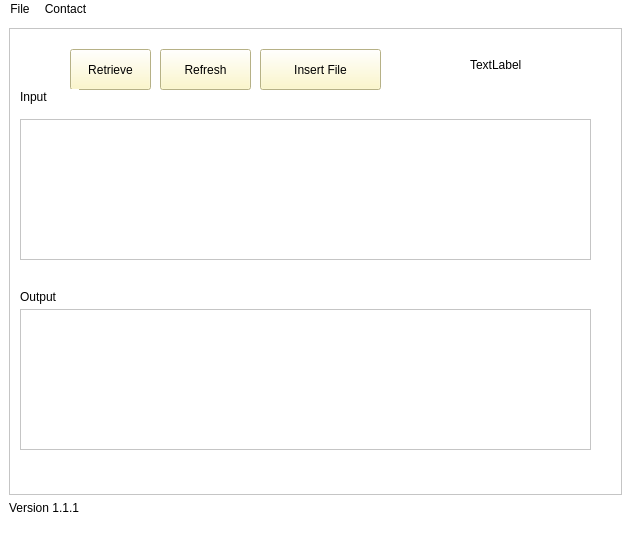
<?xml version="1.0" encoding="UTF-8"?>
<ui version="4.0">
 <class>MainWindow</class>
 <widget class="QMainWindow" name="MainWindow">
  <property name="geometry">
   <rect>
    <x>0</x>
    <y>0</y>
    <width>631</width>
    <height>546</height>
   </rect>
  </property>
  <property name="windowTitle">
   <string>MainWindow</string>
  </property>
  <property name="styleSheet">
   <string notr="true">background-color:rgb(255, 255, 255);
font: 15pt &quot;Times New Roman&quot;;

</string>
  </property>
  <widget class="QWidget" name="centralwidget">
   <layout class="QGridLayout" name="gridLayout">
    <item row="0" column="1">
     <widget class="QScrollArea" name="scrollArea">
      <property name="widgetResizable">
       <bool>true</bool>
      </property>
      <widget class="QWidget" name="scrollAreaWidgetContents">
       <property name="geometry">
        <rect>
         <x>0</x>
         <y>0</y>
         <width>605</width>
         <height>450</height>
        </rect>
       </property>
       <widget class="QPushButton" name="pushButton_retrieve">
        <property name="geometry">
         <rect>
          <x>60</x>
          <y>20</y>
          <width>81</width>
          <height>41</height>
         </rect>
        </property>
        <property name="styleSheet">
         <string notr="true">background-color:rgb(255, 248, 188);</string>
        </property>
        <property name="text">
         <string>Retrieve</string>
        </property>
       </widget>
       <widget class="QLabel" name="label">
        <property name="geometry">
         <rect>
          <x>10</x>
          <y>260</y>
          <width>59</width>
          <height>16</height>
         </rect>
        </property>
        <property name="text">
         <string>Output</string>
        </property>
       </widget>
       <widget class="QTextEdit" name="Input_text">
        <property name="geometry">
         <rect>
          <x>10</x>
          <y>90</y>
          <width>571</width>
          <height>141</height>
         </rect>
        </property>
        <property name="styleSheet">
         <string notr="true">background-color:rgb(255, 255, 255);
font: 14pt &quot;Times New Roman&quot;;</string>
        </property>
       </widget>
       <widget class="QLabel" name="label_2">
        <property name="geometry">
         <rect>
          <x>10</x>
          <y>60</y>
          <width>59</width>
          <height>16</height>
         </rect>
        </property>
        <property name="text">
         <string>Input </string>
        </property>
       </widget>
       <widget class="QPushButton" name="pushButton_open">
        <property name="geometry">
         <rect>
          <x>250</x>
          <y>20</y>
          <width>121</width>
          <height>41</height>
         </rect>
        </property>
        <property name="styleSheet">
         <string notr="true">background-color:rgb(255, 248, 188);</string>
        </property>
        <property name="text">
         <string>Insert File</string>
        </property>
       </widget>
       <widget class="QPushButton" name="pushButton_refresh">
        <property name="geometry">
         <rect>
          <x>150</x>
          <y>20</y>
          <width>91</width>
          <height>41</height>
         </rect>
        </property>
        <property name="styleSheet">
         <string notr="true">background-color:rgb(255, 248, 188);</string>
        </property>
        <property name="text">
         <string>Refresh</string>
        </property>
       </widget>
       <widget class="QTextEdit" name="Output_text">
        <property name="geometry">
         <rect>
          <x>10</x>
          <y>280</y>
          <width>571</width>
          <height>141</height>
         </rect>
        </property>
        <property name="styleSheet">
         <string notr="true">background-color:rgb(255, 255, 255);
font: 13pt &quot;Times New Roman&quot;;</string>
        </property>
       </widget>
       <widget class="QLabel" name="label_logo">
        <property name="geometry">
         <rect>
          <x>460</x>
          <y>-10</y>
          <width>101</width>
          <height>91</height>
         </rect>
        </property>
        <property name="text">
         <string>TextLabel</string>
        </property>
       </widget>
      </widget>
     </widget>
    </item>
    <item row="1" column="1">
     <widget class="QLabel" name="label_3">
      <property name="text">
       <string>Version 1.1.1</string>
      </property>
     </widget>
    </item>
   </layout>
  </widget>
  <widget class="QMenuBar" name="menubar">
   <property name="geometry">
    <rect>
     <x>0</x>
     <y>0</y>
     <width>631</width>
     <height>22</height>
    </rect>
   </property>
   <widget class="QMenu" name="menuFile">
    <property name="title">
     <string>File</string>
    </property>
    <addaction name="actionOpen"/>
    <addaction name="actionSave_Output"/>
    <addaction name="actionSave_Input"/>
    <addaction name="actionExit"/>
   </widget>
   <widget class="QMenu" name="menuContact">
    <property name="title">
     <string>Contact</string>
    </property>
    <addaction name="actionContact_Us"/>
   </widget>
   <addaction name="menuFile"/>
   <addaction name="menuContact"/>
  </widget>
  <widget class="QStatusBar" name="statusbar"/>
  <action name="actionOpen">
   <property name="text">
    <string>Open</string>
   </property>
  </action>
  <action name="actionSave_Output">
   <property name="text">
    <string>Save Output</string>
   </property>
  </action>
  <action name="actionSave_Input">
   <property name="text">
    <string>Save Input</string>
   </property>
  </action>
  <action name="actionExit">
   <property name="text">
    <string>Exit</string>
   </property>
  </action>
  <action name="actionContact_Us">
   <property name="text">
    <string>Contact Us</string>
   </property>
  </action>
 </widget>
 <resources/>
 <connections/>
</ui>
